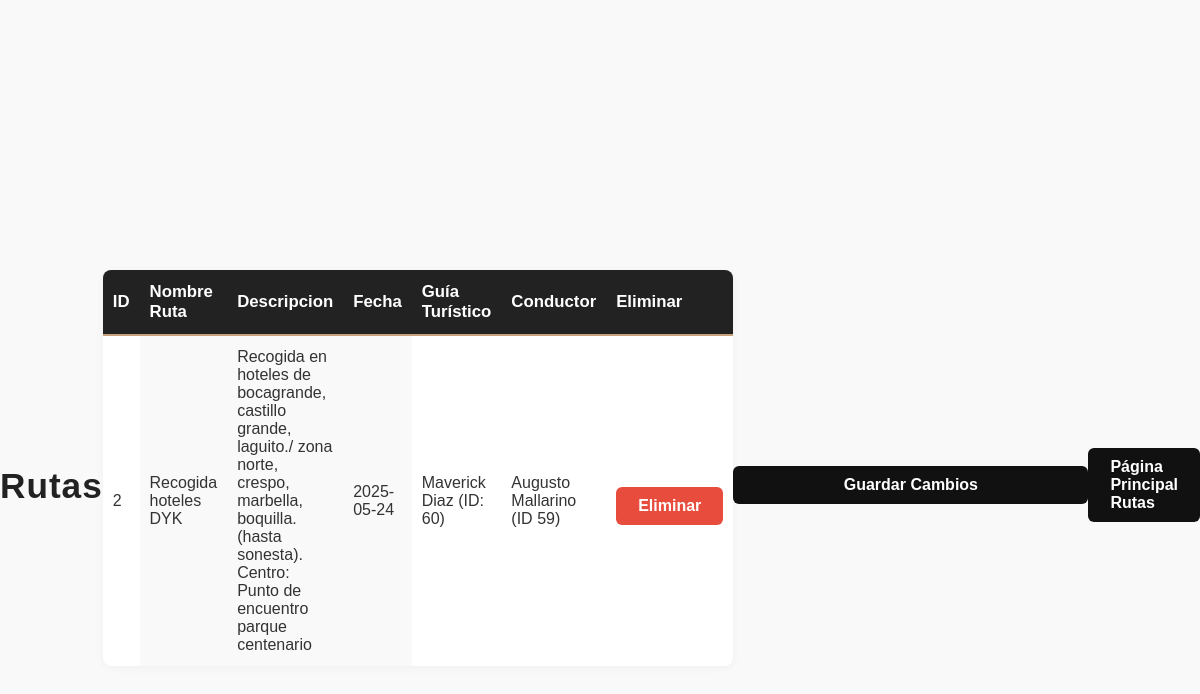
Screenshot of /View/rutas/mostrarRutas.php with the database file from the repository.
### tables this page shows
CREATE TABLE `rutas` (
  `id` int(11) NOT NULL,
  `nombre_ruta` varchar(100) NOT NULL,
  `descripcion` text DEFAULT NULL,
  `fecha` date DEFAULT NULL,
  `conductor_id` int(11) DEFAULT NULL,
  `guia_id` int(11) DEFAULT NULL
);

### Model/CRUD/crudRutas.php (called while the page is built, shortened)
<?php
require_once __DIR__ . '/../Entity/Rutas.php';
class crudRutas {
    public static function obtenerTodas() {
        $conn = Conexion::conectar();
        $result = $conn->query("SELECT * FROM rutas");
        $rutas = [];
        while ($row = $result->fetch_assoc()) {
            $ruta = new Ruta();
            $ruta->setId($row['id']);
            $ruta->setNombreRuta($row['nombre_ruta']);
            $ruta->setDescripcion($row['descripcion']);
            $ruta->setFecha($row['fecha']);
            $ruta->setConductorId($row['conductor_id']);
            $ruta->setGuiaId($row['guia_id']);
            $rutas[] = $ruta;
        }
        return $rutas;
    }
}
?>

### Model/Entity/Rutas.php (called while the page is built)
<?php
class Ruta {
    private $id;
    private $nombre_ruta;
    private $descripcion;
    private $fecha;
    private $conductor_id;
    private $guia_id;
    public function getId() { return $this->id; }
    public function setId($id) { $this->id = $id; }
    public function getNombreRuta() { return $this->nombre_ruta; }
    public function setNombreRuta($nombre_ruta) { $this->nombre_ruta = $nombre_ruta; }
    public function getDescripcion() { return $this->descripcion; }
    public function setDescripcion($descripcion) { $this->descripcion = $descripcion; }
    public function getFecha() { return $this->fecha; }
    public function setFecha($fecha) { $this->fecha = $fecha; }
    public function getConductorId() { return $this->conductor_id; }
    public function setConductorId($conductor_id) { $this->conductor_id = $conductor_id; }
    public function getGuiaId() { return $this->guia_id; }
    public function setGuiaId($guia_id) { $this->guia_id = $guia_id; }
}
?>

### Model/CRUD/crudUsuario.php (called while the page is built, shortened)
<?php
require_once __DIR__ . '/../Entity/Usuario.php';
class crudUsuario
{
public static function obtenerTodos()
    {
        $conn = Conexion::conectar();
        $result = $conn->query("SELECT * FROM usuarios");
        $usuarios = [];
        while ($row = $result->fetch_assoc()) {
            $usuario = new Usuario();
            $usuario->setId($row['id']);
            $usuario->setNombre($row['nombre']);
            $usuario->setEmail($row['email']);
            $usuario->setPassword($row['password']);
            $usuario->setUserType($row['user_type']);
            $usuarios[] = $usuario;
        }
        return $usuarios;
    }
}

### Model/Entity/Usuario.php (called while the page is built, shortened)
<?php
class Usuario {
    private $nombre;
    public function getNombre() { return $this->nombre; }
    public function setNombre($nombre) { $this->nombre = $nombre; }
}
?>

### View/rutas/mostrarRutas.php (the view, shortened to what this page needs)
<?php
require_once __DIR__ . '/../../Model/CRUD/crudRutas.php';
require_once __DIR__ . '/../../Model/CRUD/crudUsuario.php';
$rutas = crudRutas::obtenerTodas();
$usuarios = crudUsuario::obtenerTodos();
$usuariosPorId = [];
foreach ($usuarios as $usuario) {
    $usuariosPorId[$usuario->getId()] = $usuario->getNombre();
}
?>
<!DOCTYPE html>
<html lang="en">
<head>
    <link rel="stylesheet" href="../Css/login.css">
</head>
<body>
    <h1> Rutas</h1>
    <table>
        <thead>
            <tr>
                <th>ID</th>
                <th>Nombre Ruta</th>
                <th>Descripcion</th>
                <th>Fecha</th>
                <th>Guía Turístico</th>
                <th>Conductor</th>
                <th>Eliminar</th>
            </tr>
        </thead>
        <tbody>
    <?php if (count($rutas) > 0): ?>
        <?php foreach ($rutas as $ruta): ?>
            <tr>
                <td><?= htmlspecialchars($ruta->getId()) ?></td>
                <td class='editable' data-id='<?= $ruta->getId() ?>' data-field='nombre_ruta'><?= htmlspecialchars($ruta->getNombreRuta()) ?></td>
                <td class='editable' data-id='<?= $ruta->getId() ?>' data-field='descripcion'><?= htmlspecialchars($ruta->getDescripcion()) ?></td>
                <td class='editable' data-id='<?= $ruta->getId() ?>' data-field='fecha'><?= htmlspecialchars($ruta->getFecha()) ?></td>
                <td>
                    <?= isset($usuariosPorId[$ruta->getGuiaId()]) ? htmlspecialchars($usuariosPorId[$ruta->getGuiaId()]) . " (ID: " . $ruta->getGuiaId() . ")" : 'Sin asignar' ?>
                </td>
                <td>
                    <?= isset($usuariosPorId[$ruta->getConductorId()]) ? htmlspecialchars($usuariosPorId[$ruta->getConductorId()]) ." (ID " .$ruta->getConductorId() . ")": 'Sin asignar' ?>
                </td>
                <td>
                    <form action="../../Controller/RutaController.php" method="post" style="display:inline;">
                        <button type="submit" class="btn btn-danger" onclick="return confirm('¿Seguro que deseas eliminar esta ruta?');">Eliminar</button>
                    </form>
                </td>
            </tr>
        <?php endforeach; ?>
    <?php else: ?>
        <tr>
            <td colspan="7">No se encontraron rutas.</td>
        </tr>
    <?php endif; ?>
    </tbody>
    </table>
    <button class="btn" id="guardarCambios">Guardar Cambios</button>
<a href="../rutas/adminRutas.php" class="btn">Página Principal Rutas</a>
</body>
</html>

### Css/login.css (style rules this page uses)
* { margin: 0; padding: 0; box-sizing: border-box; }
body { font-family: 'Roboto', sans-serif; background-color: #f2f2f2; display: flex; justify-content: center; align-items: center; height: 100vh; }
button { width: 100%; padding: 15px; background-color: #A65B4B; color: white; border: none; border-radius: 5px; font-size: 1.2em; cursor: pointer; transition: background-color 0.3s ease, transform 0.3s ease; }

### View/rutas/mostrarRutas.php (style rules this page uses)
body { background-color: #f9f9f9; color: #333; min-height: 100vh; margin-top: 80px; font-family: 'Arial', sans-serif; }
h1 { color: #222; margin: 40px 0 28px 0; text-align: center; font-size: 2.2em; letter-spacing: 1px; }
table { width: 100%; border-collapse: collapse; margin-bottom: 24px; background: #fff; border-radius: 8px; overflow: hidden; box-shadow: 0 2px 8px rgba(0,0,0,0.04); }
th, td { padding: 12px 10px; text-align: left; }
th { background: #222; color: #fff; font-weight: 600; font-size: 1.05em; border-bottom: 2px solid #c7a17a; }
.editable { background: #f9f9f9; cursor: pointer; transition: background 0.2s; }
.btn, button.btn { padding: 10px 22px; background: #111; color: #fff; border: none; border-radius: 6px; font-weight: bold; font-size: 1em; cursor: pointer; margin-top: 10px; transition: background 0.2s; display: inline-block; }
.btn-danger { background: #e74c3c !important; color: #fff !important; }
a.btn, a.button, .btn-link { padding: 10px 22px; background: #111; color: #fff !important; border: none; border-radius: 6px; font-weight: bold; font-size: 1em; cursor: pointer; margin-top: 10px; text-decoration: none; transition: background 0.2s; display: inline-block; }

### rows the page displays
rutas: id "2", nombre_ruta "Recogida hoteles DYK", descripcion "Recogida en hoteles de bocagrande, castillo grande, laguito./ zona norte, crespo, marbella, boquilla. (hasta sonesta). Centro: Punto de encuentro parque centenario", fecha "2025-05-24", guia "Maverick Diaz", guia "60", conductor "Augusto Mallarino", conductor "59"
